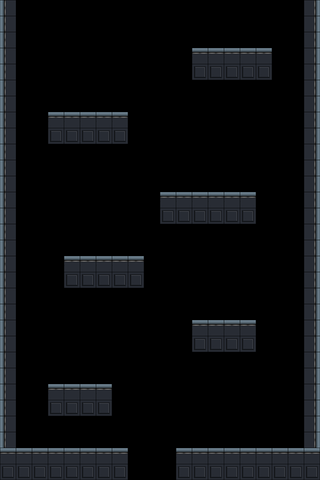

The image is a tile-based game level rendered from a .tmx file. Its description and complete source (layers, tilesets, objects, tile grids) follow:
An orthogonal 20x30 tile map with 16x16 px tiles, 1 tile layer (wg-tiles) and 3 objects (entry_top, exit_bottom, plat_upper).

<map version="1.10" tiledversion="1.11.2" orientation="orthogonal" renderorder="right-down" width="20" height="30" tilewidth="16" tileheight="16" infinite="0" nextlayerid="6" nextobjectid="10">
 <properties>
  <property name="biome" value="default" />
  <property name="chunk_id" value="vertical_descent_01" />
  <property name="difficulty" type="int" value="2" />
  <property name="max_enemies" type="int" value="2" />
  <property name="min_enemies" type="int" value="0" />
  <property name="tags" value="vertical_descent" />
 </properties>
 <tileset firstgid="1" source="../levels/tilesets/cyberpunk-tiles.tsx" />
 <layer id="1" name="wg-tiles" width="20" height="30">
  <properties>
   <property name="render" type="bool" value="true" />
  </properties>
  <data encoding="csv">
18,0,0,0,0,0,0,0,0,0,0,0,0,0,0,0,0,0,0,17,
18,0,0,0,0,0,0,0,0,0,0,0,0,0,0,0,0,0,0,17,
18,0,0,0,0,0,0,0,0,0,0,0,0,0,0,0,0,0,0,17,
18,0,0,0,0,0,0,0,0,0,0,0,16,16,16,16,16,0,0,17,
18,0,0,0,0,0,0,0,0,0,0,0,28,28,28,28,28,0,0,17,
18,0,0,0,0,0,0,0,0,0,0,0,0,0,0,0,0,0,0,17,
18,0,0,0,0,0,0,0,0,0,0,0,0,0,0,0,0,0,0,17,
18,0,0,16,16,16,16,16,0,0,0,0,0,0,0,0,0,0,0,17,
18,0,0,28,28,28,28,28,0,0,0,0,0,0,0,0,0,0,0,17,
18,0,0,0,0,0,0,0,0,0,0,0,0,0,0,0,0,0,0,17,
18,0,0,0,0,0,0,0,0,0,0,0,0,0,0,0,0,0,0,17,
18,0,0,0,0,0,0,0,0,0,0,0,0,0,0,0,0,0,0,17,
18,0,0,0,0,0,0,0,0,0,16,16,16,16,16,16,0,0,0,17,
18,0,0,0,0,0,0,0,0,0,28,28,28,28,28,28,0,0,0,17,
18,0,0,0,0,0,0,0,0,0,0,0,0,0,0,0,0,0,0,17,
18,0,0,0,0,0,0,0,0,0,0,0,0,0,0,0,0,0,0,17,
18,0,0,0,16,16,16,16,16,0,0,0,0,0,0,0,0,0,0,17,
18,0,0,0,28,28,28,28,28,0,0,0,0,0,0,0,0,0,0,17,
18,0,0,0,0,0,0,0,0,0,0,0,0,0,0,0,0,0,0,17,
18,0,0,0,0,0,0,0,0,0,0,0,0,0,0,0,0,0,0,17,
18,0,0,0,0,0,0,0,0,0,0,0,16,16,16,16,0,0,0,17,
18,0,0,0,0,0,0,0,0,0,0,0,28,28,28,28,0,0,0,17,
18,0,0,0,0,0,0,0,0,0,0,0,0,0,0,0,0,0,0,17,
18,0,0,0,0,0,0,0,0,0,0,0,0,0,0,0,0,0,0,17,
18,0,0,16,16,16,16,0,0,0,0,0,0,0,0,0,0,0,0,17,
18,0,0,28,28,28,28,0,0,0,0,0,0,0,0,0,0,0,0,17,
18,0,0,0,0,0,0,0,0,0,0,0,0,0,0,0,0,0,0,17,
18,0,0,0,0,0,0,0,0,0,0,0,0,0,0,0,0,0,0,17,
16,16,16,16,16,16,16,16,0,0,0,16,16,16,16,16,16,16,16,16,
28,28,28,28,28,28,28,28,0,0,0,28,28,28,28,28,28,28,28,28
</data>
 </layer>
 <objectgroup id="2" name="Connections">
  <object id="1" name="entry_top" x="128" y="0" width="48">
   <properties>
    <property name="edge" value="top" />
    <property name="slot" type="int" value="0" />
   </properties>
  </object>
  <object id="2" name="exit_bottom" x="128" y="480" width="48">
   <properties>
    <property name="edge" value="bottom" />
    <property name="slot" type="int" value="0" />
   </properties>
  </object>
 </objectgroup>
 <objectgroup id="3" name="EnemySlots">
  <object id="10" name="plat_upper" x="192" y="48" width="80" />
 </objectgroup>
</map>
